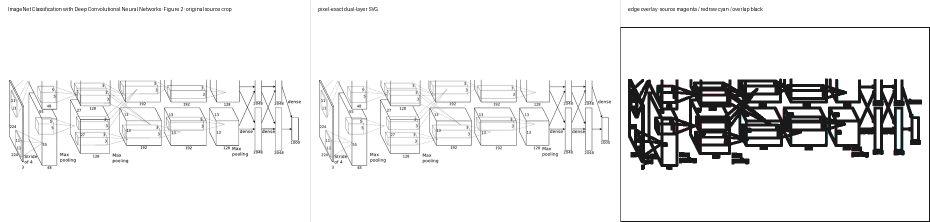
#> input picture assets/comparisons/alexnet.png, 1860 x 444 px (shown at 1/2 size)
$ python -i calibrate_paper_figures.py   (imports and definitions only)
#> lines starting #> are read from the running program, lines starting #| are printed output that depends on the picture; after the words box and inside, x2 and y2 are one past the last pixel; in counts of white or black regions, pixels touching at a corner belong together
#> further down, picture is the input picture: PIL image 1860x444 RGB; mean R, G, B 235.2, 235.1, 235.2
#!/usr/bin/env python3
"""Build original/redraw/edge-overlay calibration plates for paper figures.

This is an optional review harness. The shipped editable SVGs remain dependency-free;
calibration additionally needs Pillow, Poppler's pdftoppm, Node.js, and sharp.
"""

from __future__ import annotations

import argparse
import hashlib
import json
import os
import shutil
import subprocess
import urllib.request
import xml.etree.ElementTree as ET
from pathlib import Path

try:
    from PIL import Image, ImageChops, ImageDraw, ImageFilter, ImageOps, ImageStat
except ImportError as exc:  # pragma: no cover - exercised by users without QA extras
    raise SystemExit("Install the optional QA dependency with `python -m pip install Pillow`.") from exc


ROOT = Path(__file__).resolve().parents[1]
SOURCE_MANIFEST = ROOT / "references" / "paper-figure-sources.json"
DEFAULT_WORK = ROOT / "tmp" / "paper-calibration"
DEFAULT_OUTPUT = ROOT / "assets" / "comparisons"
# [2 lines not run here, left out]


# [44 lines left out: functions download, render_page, crop_normalized, content_crop, fit, not called in this run]


def edge_mask(image: Image.Image) -> Image.Image:
    gray = ImageOps.autocontrast(image.convert("L"))
    edges = gray.filter(ImageFilter.FIND_EDGES).filter(ImageFilter.MaxFilter(3))
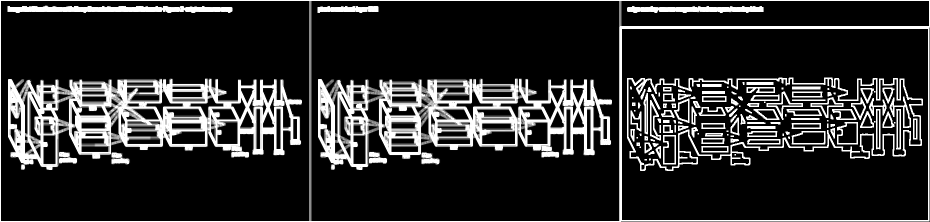
#> edges: PIL image 1860x444 L (shown at 1/2 size); min 0, max 255, mean 45.2
    return edges.point(lambda value: 255 if value > 38 else 0)
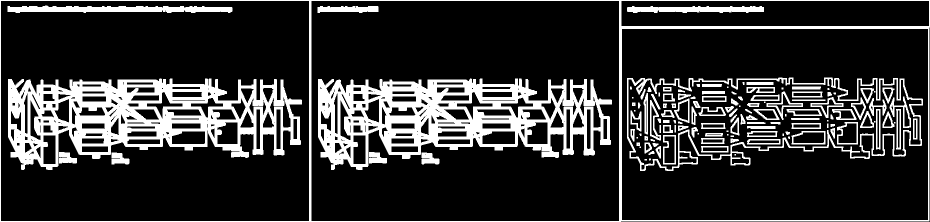
#> returned value: PIL image 1860x444 L (shown at 1/2 size); 19.6% white; 133 white regions (24 under 20 px), largest, box (x1, y1, x2, y2) and area: (636, 157, 1224, 340) 49783, (16, 157, 604, 340) 49708, (0, 0, 1860, 444) 18660


# [160 lines left out: functions pixel_metrics, write_visible_only, exact_pixel_match, comparison_plate, sha256, parse_args and 1 more, not called in this run]


# [2 lines not run here, left out]

>>> from PIL import Image
>>> picture = Image.open('../assets/comparisons/alexnet.png')
>>> result = edge_mask(picture)

$ run again, on assets/comparisons/gan.png
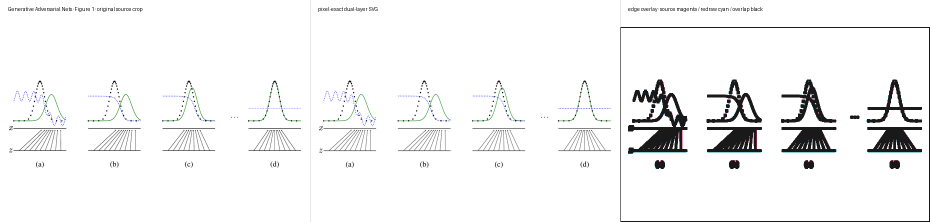
#> input picture assets/comparisons/gan.png, 1860 x 444 px (shown at 1/2 size)
#> picture is the input picture: PIL image 1860x444 RGB; mean R, G, B 243.5, 243.7, 243.8
#> in edge_mask, `edges = gray.filter(ImageFilter.FIND_EDGES).filter(ImageFilter.MaxFilt..`:
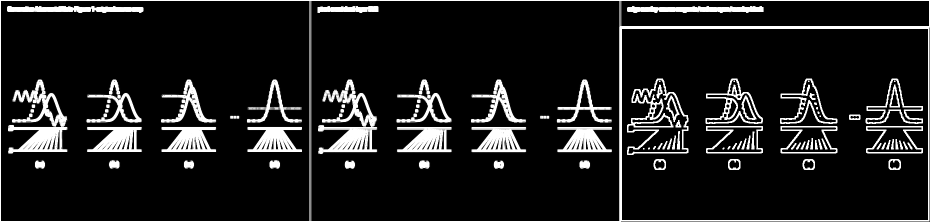
#> edges: PIL image 1860x444 L (shown at 1/2 size); min 0, max 255, mean 29
#> in edge_mask, `return edges.point(lambda value: 255 if value > 38 else 0)`:
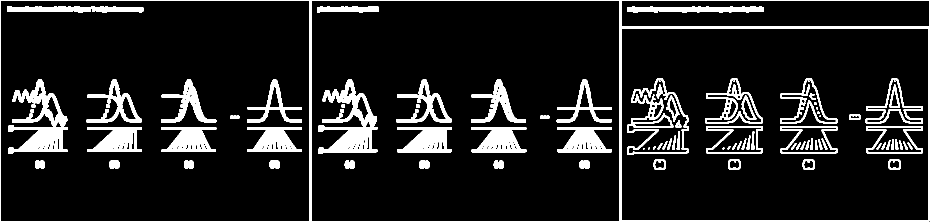
#> returned value: PIL image 1860x444 L (shown at 1/2 size); 12.1% white; 97 white regions (10 under 20 px), largest, box (x1, y1, x2, y2) and area: (0, 0, 1860, 444) 18660, (636, 159, 755, 308) 7467, (16, 159, 135, 307) 7400

$ run again, on assets/comparisons/neural-ode.png
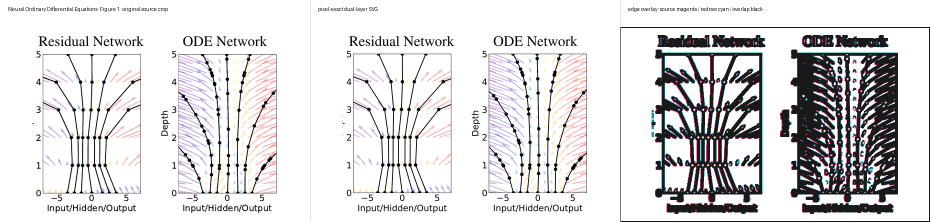
#> input picture assets/comparisons/neural-ode.png, 1860 x 444 px (shown at 1/2 size)
#> picture is the input picture: PIL image 1860x444 RGB; mean R, G, B 219.7, 218.1, 219.4
#> in edge_mask, `edges = gray.filter(ImageFilter.FIND_EDGES).filter(ImageFilter.MaxFilt..`:
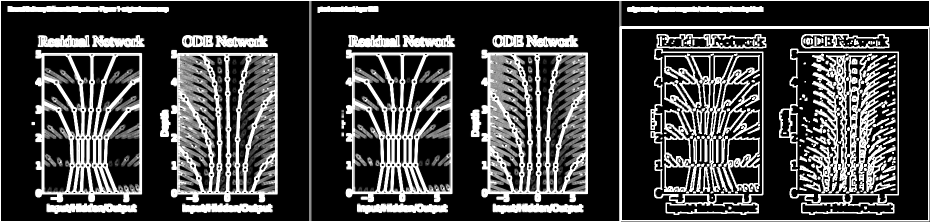
#> edges: PIL image 1860x444 L (shown at 1/2 size); min 0, max 255, mean 68.3
#> in edge_mask, `return edges.point(lambda value: 255 if value > 38 else 0)`:
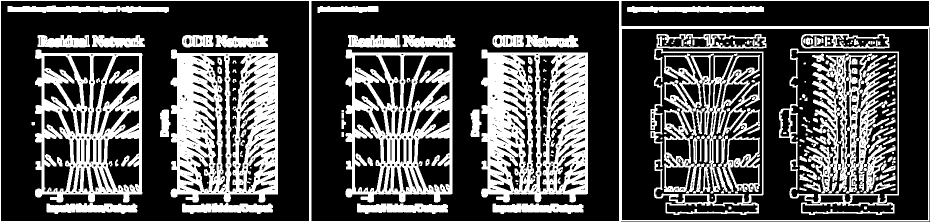
#> returned value: PIL image 1860x444 L (shown at 1/2 size); 31.8% white; 231 white regions (47 under 20 px), largest, box (x1, y1, x2, y2) and area: (341, 99, 556, 405) 42059, (962, 99, 1176, 405) 41415, (70, 99, 285, 405) 28013
